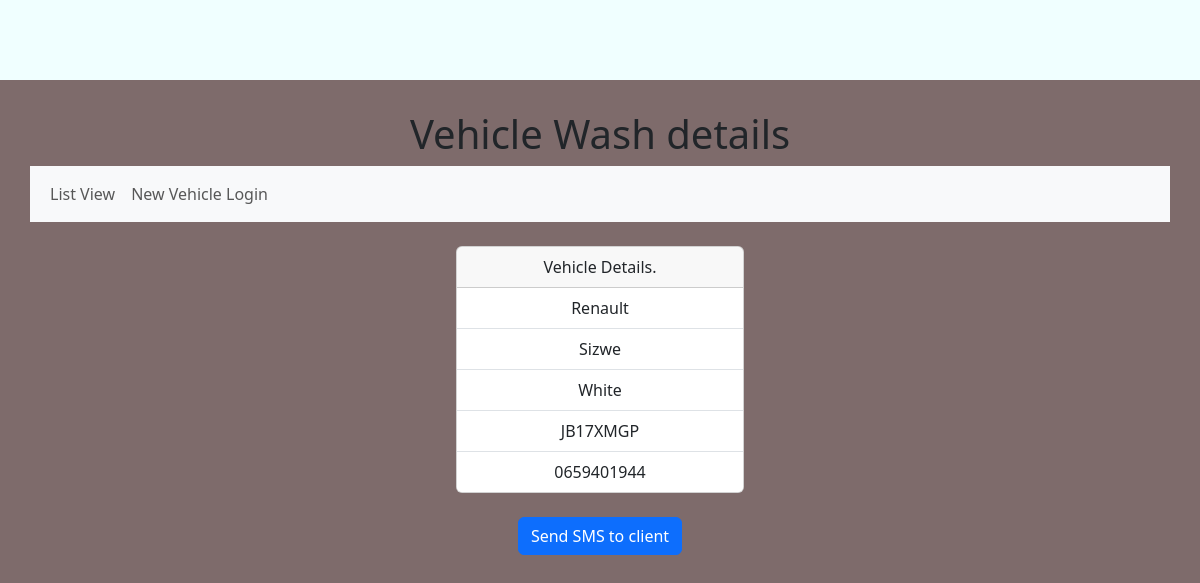
The app's page /VehicleWashDetails/1 with its own data.
### carwashapp/models.py (models this page shows, shortened)
class VehicleModel(models.Model):
    colors = [
        ('White','White'),
        ('Black','Black'),
        ('Green','Green'),
        ('Red','Red'),
        ('Blue','Blue'),
        ('Silver','Silver'),
        ('Grey','Grey'),
        ('Yellow','Yellow'),
    ]
    make = [
        ('Alfa Romeo','Alfa Romeo'),
        ('Audi','Audi'),
        ('BMW','BMW'),
        ('Chevrolet','Chevrolet'),
        ('Ford','Ford'),
        ('Honda','Honda'),
        ('Hyundai','Hyundai'),
        ('Jaguar','Jaguar'),
        ('Jeep','Jeep'),
        ('Kia','Kia'),
        ('Land Rover','Land Rover'),
        ('Lexus','Lexus'),
        ('Mercedes Benz','Mercedes Benz'),
        ('Mini cooper','Mini cooper'),
        ('Mitsubishi','Mitsubishi'),
        ('Subaru','Subaru'),
        ('Suzuki','Suzuki'),
        ('Renault','Renault'),
        ('Toyota','Toyota'),
        ('Volkswagen','Volkswagen'),
        ('Volvo','Volvo'),
    ]
    theStatus = [
        ('Drive In','Drive In'),
        ('Washing in Progress','Washing in Progress'),
        ('Car wash Finished','Car wash Finished'),
    ]
    TheUser = models.OneToOneField(User, on_delete=models.CASCADE, null=True)
    TheDateEntered = models.DateTimeField(auto_now_add=True)
    TheVehicleMake = models.CharField(choices=make, max_length=50)
    TheDriverName = models.CharField(max_length=50, default="")
    TheColor = models.CharField(choices=colors, max_length=50)
    TheRegistrations = models.CharField(max_length=12, null=True, default="")
    ThePhoneNumber = models.CharField(max_length=15)

### carwashapp/views.py (the view, shortened to what this page needs)
# urls.py: path('VehicleWashDetails/<int:list_id>', views.VehicleWashDetails, name='VehicleWashDetails'),
def VehicleWashDetails(request, list_id):
    TheVehicleDetails = VehicleModel.objects.get(id=list_id)
    TheVehicleDetails_1 = get_object_or_404(VehicleModel, id=list_id)
    myMessage = None
    return render(request, 'TheVehicleDetails.html',
                    {
                        'TheVehicleDetails_1':TheVehicleDetails_1,
                        'myMessage':myMessage,
                        'TheVehicleDetails':TheVehicleDetails
                    })

### template/TheVehicleDetails.html (shortened to what this page needs)
{% extends 'layout.html' %}
{% block content %}
<h1>Vehicle Wash details</h1>
{% include 'nav.html' %}
<br/>
<center>
<div class="card" style="width: 18rem;">
  <div class="card-header">
    Vehicle Details.
  </div>
  <ul class="list-group list-group-flush">
    <li class="list-group-item">
        {{TheVehicleDetails.TheVehicleMake}}<br>
    </li>
    <li class="list-group-item">
        {{TheVehicleDetails.TheDriverName}}<br>
    </li>
    <li class="list-group-item">
        {{TheVehicleDetails.TheColor}}<br>
    </li>
    <li class="list-group-item">
        {{TheVehicleDetails.TheRegistrations}}<br>
    </li>
    <li class="list-group-item">
        {{TheVehicleDetails.ThePhoneNumber}}<br>
    </li>
  </ul>
</div>
</center>
<br>
<form action="" method="POST">
<button type="submit" class="btn btn-primary">Send SMS to client</button>
</form>
{% endblock %}

### static/styles/mystyles.css (style rules this page uses)
body { background-color: azure; margin: 0; }

### records on screen
VehicleModel: TheVehicleMake "Renault", TheDriverName "Sizwe", TheColor "White", TheRegistrations "JB17XMGP", ThePhoneNumber "0659401944"
